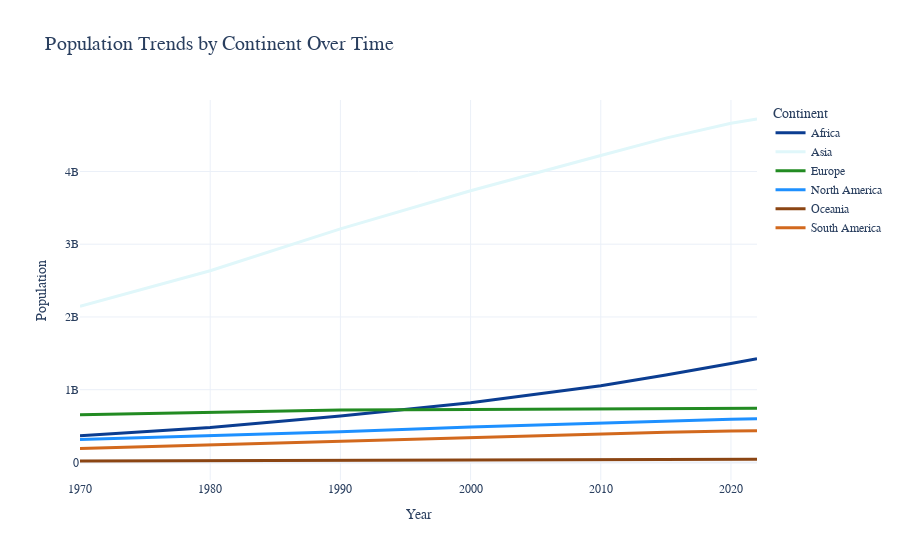

Notebook code cell kept with this figure:
### Code cell
fig = px.line(population_by_continent, x='Year', y='Population', color='Continent',
 title='Population Trends by Continent Over Time',
 labels={'Population': 'Population', 'Year': 'Year'},
 color_discrete_sequence=custom_palette)
 fig.update_layout(
template='plotly_white',
 xaxis_title='Year',
 yaxis_title='Population',
 font_family='Arial',
 title_font_size=20,
 )
fig.update_traces(line=dict(width=3))
fig.show()

### Figure 1 — Plotly figure (JSON) as saved in the notebook; plotly's stock layout.template omitted (floating-point values rounded to 4 significant figures)
{"data": [{"hovertemplate": "Continent=Africa<br>Year=%{x}<br>Population=%{y}<extra></extra>", "legendgroup": "Africa", "line": {"color": "#0b3d91", "dash": "solid", "width": 3}, "marker": {"symbol": "circle"}, "mode": "lines", "name": "Africa", "orientation": "v", "showlegend": true, "type": "scatter", "x": [1970, 1980, 1990, 2000, 2010, 2015, 2020, 2022], "xaxis": "x", "y": [365444348, 481536377, 638150629, 818946032, 1055228072, 1201102442, 1360671810, 1426730932], "yaxis": "y"}, {"hovertemplate": "Continent=Asia<br>Year=%{x}<br>Population=%{y}<extra></extra>", "legendgroup": "Asia", "line": {"color": "#e0f7fa", "dash": "solid", "width": 3}, "marker": {"symbol": "circle"}, "mode": "lines", "name": "Asia", "orientation": "v", "showlegend": true, "type": "scatter", "x": [1970, 1980, 1990, 2000, 2010, 2015, 2020, 2022], "xaxis": "x", "y": [2144906290, 2635334228, 3210563577, 3735089604, 4220041327, 4458250182, 4663086535, 4721383274], "yaxis": "y"}, {"hovertemplate": "Continent=Europe<br>Year=%{x}<br>Population=%{y}<extra></extra>", "legendgroup": "Europe", "line": {"color": "#228b22", "dash": "solid", "width": 3}, "marker": {"symbol": "circle"}, "mode": "lines", "name": "Europe", "orientation": "v", "showlegend": true, "type": "scatter", "x": [1970, 1980, 1990, 2000, 2010, 2015, 2020, 2022], "xaxis": "x", "y": [655923991, 692527159, 720320797, 726093423, 735613934, 741535608, 745792196, 743147538], "yaxis": "y"}, {"hovertemplate": "Continent=North America<br>Year=%{x}<br>Population=%{y}<extra></extra>", "legendgroup": "North America", "line": {"color": "#1e90ff", "dash": "solid", "width": 3}, "marker": {"symbol": "circle"}, "mode": "lines", "name": "North America", "orientation": "v", "showlegend": true, "type": "scatter", "x": [1970, 1980, 1990, 2000, 2010, 2015, 2020, 2022], "xaxis": "x", "y": [315434606, 368293361, 421266425, 486069584, 542720651, 570383850, 594236593, 600296136], "yaxis": "y"}, {"hovertemplate": "Continent=Oceania<br>Year=%{x}<br>Population=%{y}<extra></extra>", "legendgroup": "Oceania", "line": {"color": "#8B4513", "dash": "solid", "width": 3}, "marker": {"symbol": "circle"}, "mode": "lines", "name": "Oceania", "orientation": "v", "showlegend": true, "type": "scatter", "x": [1970, 1980, 1990, 2000, 2010, 2015, 2020, 2022], "xaxis": "x", "y": [19480270, 22920240, 26743822, 31222778, 37102764, 40403283, 43933426, 45038554], "yaxis": "y"}, {"hovertemplate": "Continent=South America<br>Year=%{x}<br>Population=%{y}<extra></extra>", "legendgroup": "South America", "line": {"color": "#D2691E", "dash": "solid", "width": 3}, "marker": {"symbol": "circle"}, "mode": "lines", "name": "South America", "orientation": "v", "showlegend": true, "type": "scatter", "x": [1970, 1980, 1990, 2000, 2010, 2015, 2020, 2022], "xaxis": "x", "y": [192947156, 241789006, 297146415, 349634282, 393078250, 413134396, 431530043, 436816608], "yaxis": "y"}], "layout": {"autosize": true, "font": {"family": "Arial"}, "legend": {"title": {"text": "Continent"}, "tracegroupgap": 0}, "title": {"font": {"size": 20}, "text": "Population Trends by Continent Over Time"}, "xaxis": {"anchor": "y", "autorange": true, "domain": [0, 1], "range": [1970, 2022], "title": {"text": "Year"}, "type": "linear"}, "yaxis": {"anchor": "x", "autorange": true, "domain": [0, 1], "range": [-241700000.0, 4983000000.0], "title": {"text": "Population"}, "type": "linear"}}}
